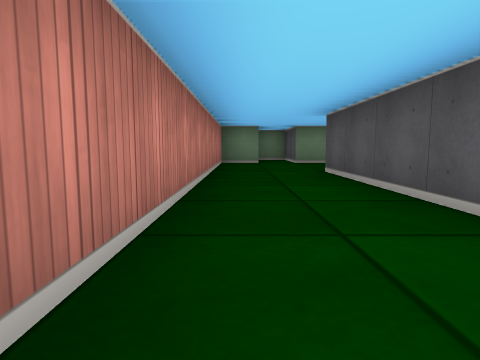
view 1 (above)

22 first-person views from a walk through a cub3D maze. The camera is about half as high as the walls, tilts 6° down and sees 75° across. The floor is counted in squares. Each view is taken from the middle of a square. On the plan, view 1 faces up. The plan holds only what a view shows up to about 9 squares ahead; the rest is blank. The place goes on beyond the plan.

view 2
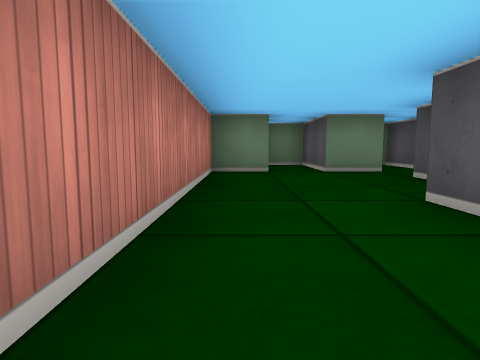

view 3
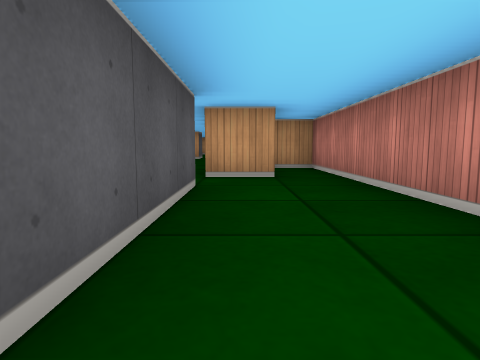

view 4
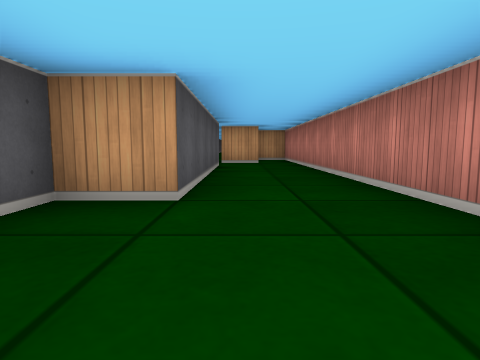

view 5
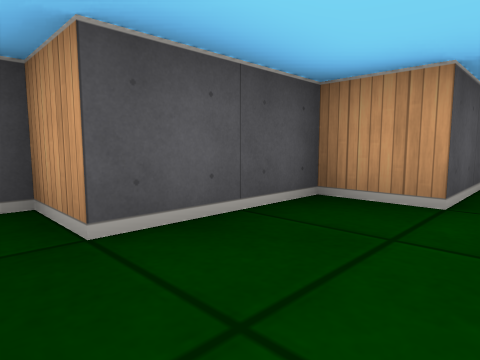

view 6
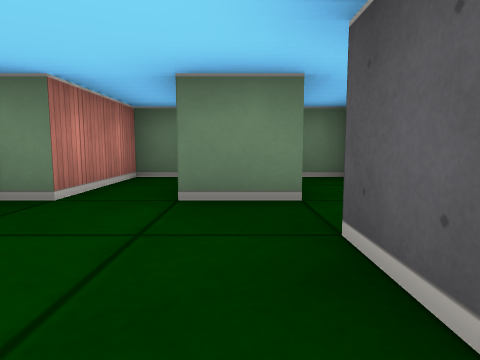

view 7
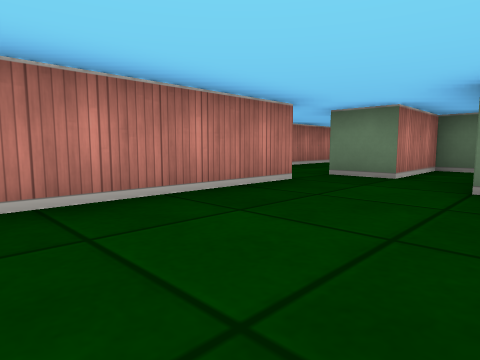

view 8
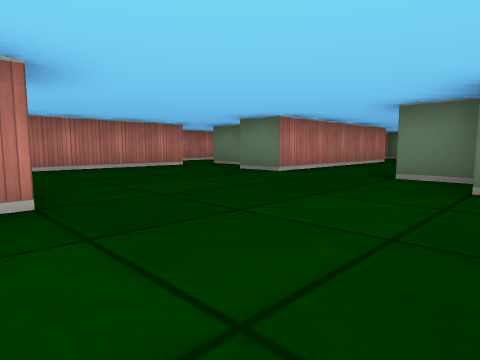

view 9
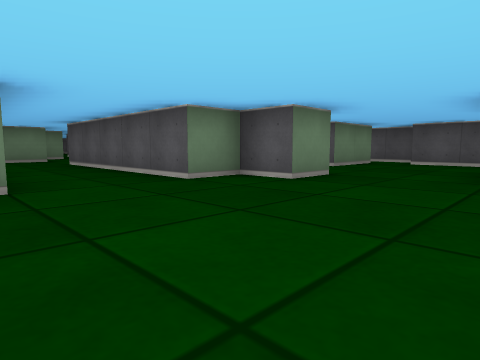

view 10
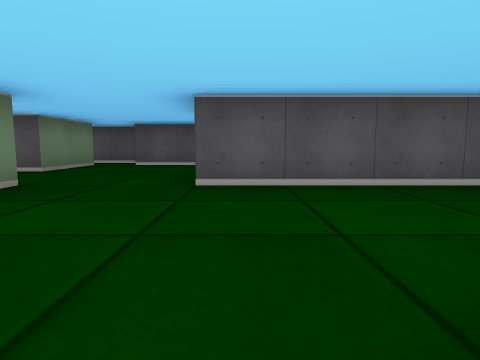

view 11
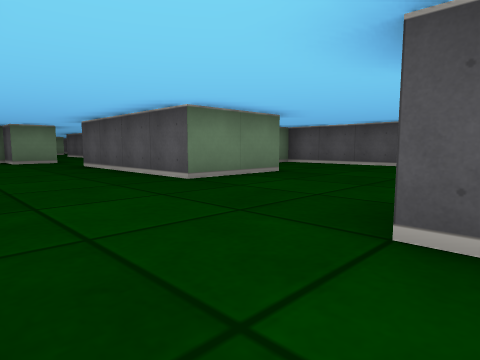

view 12
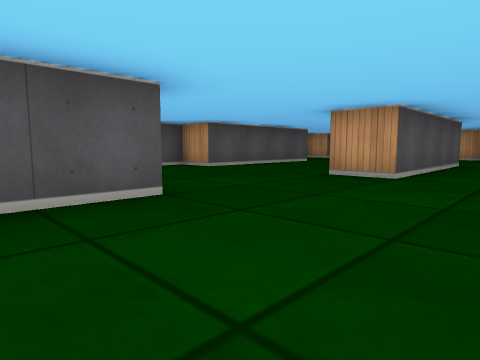

view 13
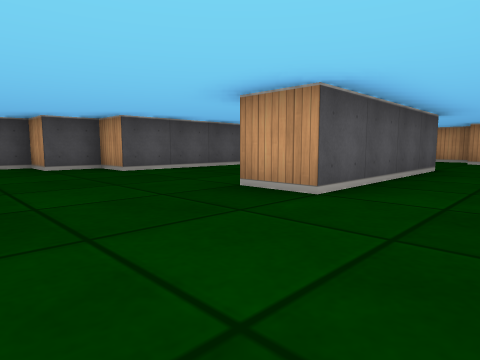

view 14
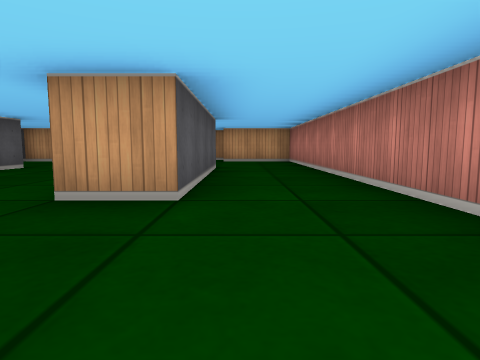

view 15
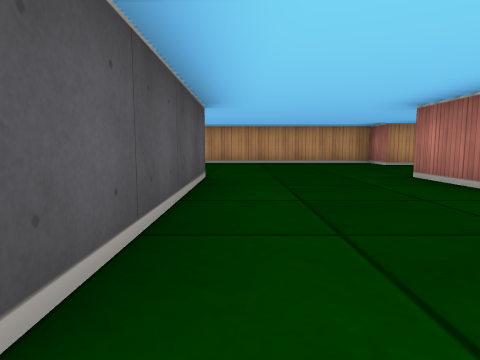

view 16
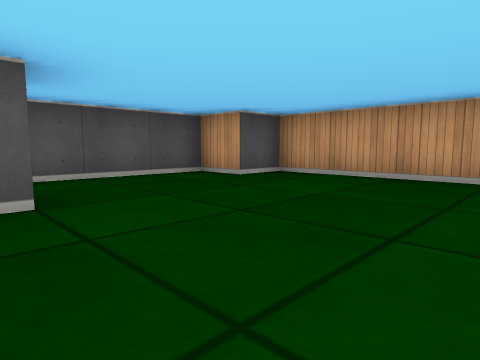

view 17
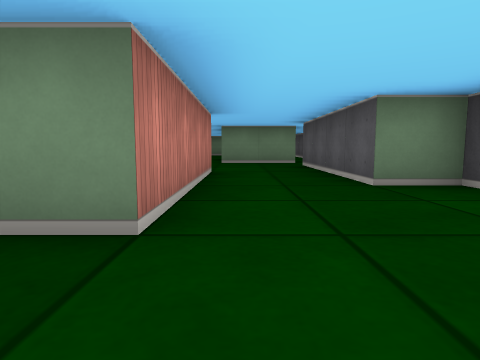

view 18
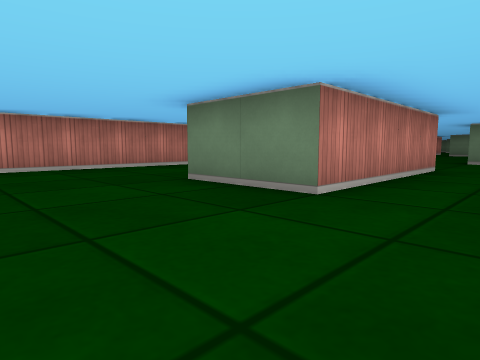

view 19
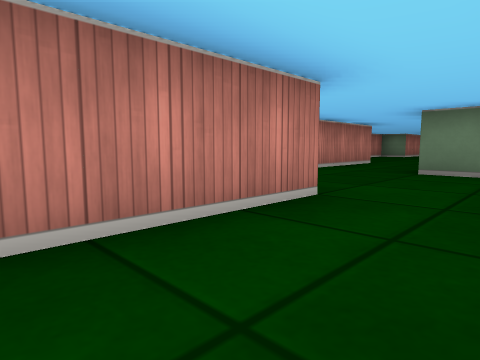

view 20
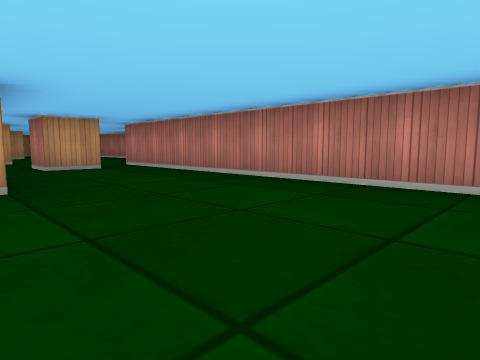

view 21
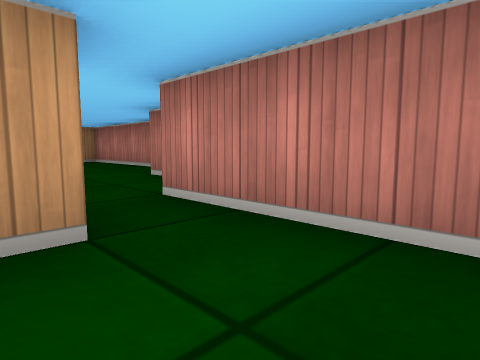

view 22
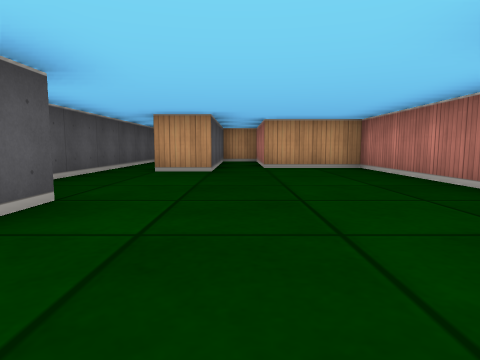

### Floor plan
Ten units are one square. View 1 is at (0, 0); x grows to the right and y downward. Boxes are objects, and circles mark ways between rooms. Rooms are numbered by the first view taken in them; rooms with no view inside come last. Other rooms are left out.
<svg viewBox="-10 -110 150 300">
<path fill="none" stroke="#000" d="M26 -85 15 -85 15 -105 5 -105 5 -85 -5 -85 -5 25 4 25M15 -5 15 -55 25 -55 25 -75 35 -75M35 -92 35 -105 29 -105M4 5 15 5M55 44 55 171M24 75 35 75 35 85M35 115 35 109M85 131 85 145M105 34 105 75 85 75 85 35M75 146 75 105 85 105M86 15 75 15 75 5 65 5 65 -45M115 146 115 105 125 105 125 95 135 95 135 55 125 55 125 15M-5 121 -5 155 15 155 15 178M15 5 15 85M126 5 105 5 105 0M135 12 135 0M68 175 75 175 75 185 125 185 125 175 135 175 135 149M45 180 45 131M85 -25 85 2M25 179 25 145 35 145M31 -25 25 -25 25 -5 15 -5M45 -44 45 5 35 5M64 -65 55 -65"/>
<circle cx="10" cy="0" r="3" fill="#2a7"/>
<text x="10" y="-50">1</text>
<text x="70" y="80">2</text>
</svg>
Room 1 opens to room 2.

Where each view was taken, in squares from view 1:
view 1: 0 up, 0 right, facing up
view 2: 3 up, 0 right, facing up
view 3: 4 up, 1 right, facing down
view 4: 8 up, 1 right, facing down
view 5: 8 up, 1 right, facing down-right
view 6: 6 up, 2 right, facing up
view 7: 4 down, 4 right, facing up-left
view 8: 5 down, 8 right, facing up-left
view 9: 4 down, 4 right, facing up-right
view 10: 4 down, 5 right, facing right
view 11: 11 down, 6 right, facing up-right
view 12: 6 down, 6 right, facing down-right
view 13: 8 down, 6 right, facing down-right
view 14: 8 down, 7 right, facing down
view 15: 10 down, 11 right, facing down
view 16: 14 down, 9 right, facing down-right
view 17: 9 down, 11 right, facing up
view 18: 10 down, 12 right, facing up-left
view 19: 6 down, 12 right, facing up-left
view 20: 1 down, 5 right, facing down-left
view 21: 6 down, 3 right, facing down-left
view 22: 9 down, 2 right, facing down
